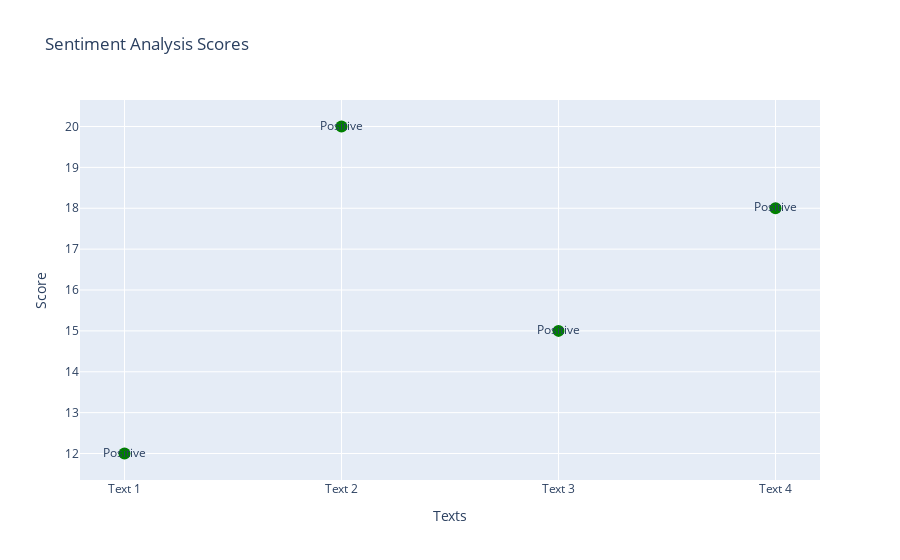

Write notebook code for a chart like this one.
### Markdown cell above
<hr>

### Code cell
import plotly.graph_objects as go

# Sample data: Replace these with your own sentiment analysis scores
texts = ["Text 1", "Text 2", "Text 3", "Text 4"]
positive_scores = [12, 20, 15, 18]
negative_scores = [25, 15, 30, 10]
neutral_scores = [60, 65, 55, 72]

# Tooltips: Create hover text for each data point
hover_texts = [
    f"Positive: {pos}<br>Negative: {neg}<br>Neutral: {neu}"
    for pos, neg, neu in zip(positive_scores, negative_scores, neutral_scores)
]

# Create the interactive scatter plot
fig = go.Figure()

fig.add_trace(
    go.Scatter(
        x=texts,  # Text labels on x-axis
        y=positive_scores,  # Use positive scores as y-values
        mode="markers+text",  # Marker points with text
        marker=dict(size=12, color="green"),  # Custom marker style
        text=["Positive" for _ in texts],  # Marker label
        hovertext=hover_texts,  # Display tooltips
        hoverinfo="text"  # Show hover text only
    )
)

# Update layout to enhance visualization
fig.update_layout(
    title="Sentiment Analysis Scores",
    xaxis_title="Texts",
    yaxis_title="Score",
    hovermode="closest",  # Closest point hover mode
    template="plotly"  # Styling template
)

# Show the plot
fig.show()

### Figure 1 — Plotly figure (JSON) as saved in the notebook; plotly's stock layout.template omitted (floating-point values rounded to 4 significant figures)
{"data": [{"hoverinfo": "text", "hovertext": ["Positive: 12<br>Negative: 25<br>Neutral: 60", "Positive: 20<br>Negative: 15<br>Neutral: 65", "Positive: 15<br>Negative: 30<br>Neutral: 55", "Positive: 18<br>Negative: 10<br>Neutral: 72"], "marker": {"color": "green", "size": 12}, "mode": "markers+text", "text": ["Positive", "Positive", "Positive", "Positive"], "type": "scatter", "x": ["Text 1", "Text 2", "Text 3", "Text 4"], "y": [12, 20, 15, 18]}], "layout": {"hovermode": "closest", "title": {"text": "Sentiment Analysis Scores"}, "xaxis": {"title": {"text": "Texts"}}, "yaxis": {"title": {"text": "Score"}}}}
